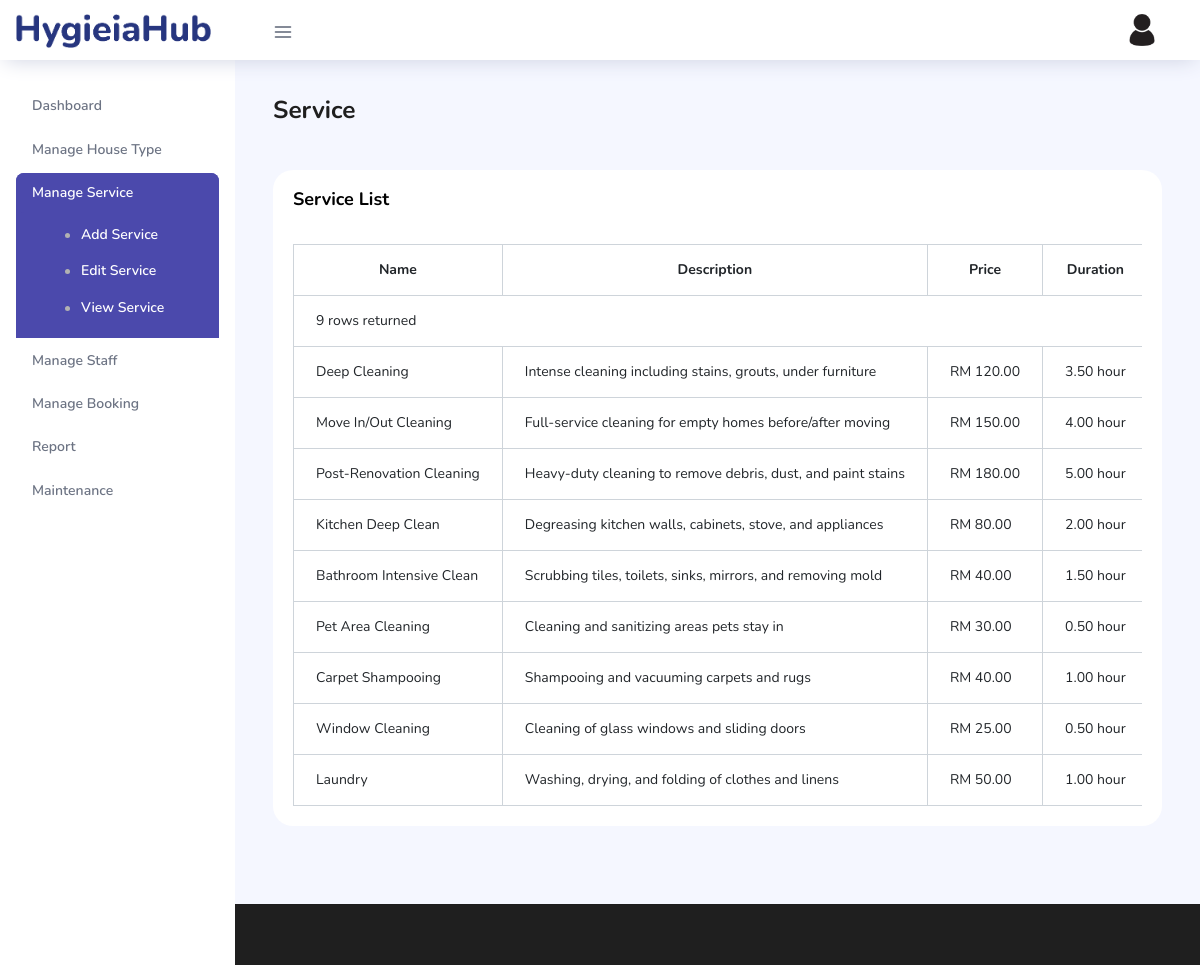
Screenshot of /staff/viewservice.php (signed in) with the database file from the repository.
### tables this page shows
CREATE TABLE `additional_service` (
  `service_id` int(11) NOT NULL AUTO_INCREMENT,
  `name` varchar(100) NOT NULL,
  `description` varchar(300) DEFAULT NULL,
  `price_RM` decimal(5,2) NOT NULL,
  `duration_hour` decimal(3,2) NOT NULL,
  PRIMARY KEY (`service_id`)
);

### staff/viewservice.php (the view, shortened to what this page needs)
<!DOCTYPE html>
<html lang="en">
<head>
    <link rel="stylesheet" href="../vendors/feather/feather.css">
    <link rel="stylesheet" href="../vendors/ti-icons/css/themify-icons.css">
    <link rel="stylesheet" href="../vendors/css/vendor.bundle.base.css">
    <link rel="stylesheet" href="../css/vertical-layout-light/style.css">
</head>
<body>
    <div class="container-scroller">
        <nav class="navbar col-lg-12 col-12 p-0 fixed-top d-flex flex-row">
            <div class="text-center navbar-brand-wrapper d-flex align-items-center justify-content-center">
                <a class="navbar-brand brand-logo mr-1" href="dashboard.php"><img src="..\images\HygieaHub logo.png" class="mr-1" alt="HygieiaHub logo" /></a>
            </div>
            <div class="navbar-menu-wrapper d-flex align-items-center justify-content-end">
                <button class="navbar-toggler navbar-toggler align-self-center" type="button" data-toggle="minimize">
                    <span class="icon-menu"></span>
                </button>
                <ul class="navbar-nav navbar-nav-right">
                    <li class="nav-item nav-profile dropdown">
                        <a class="nav-link dropdown-toggle" href="#" data-toggle="dropdown" id="profileDropdown">
                            <img src="..\images\profile picture.jpg" alt="profile" />
                        </a>
                    </li>
                </ul>
            </div>
        </nav>
        <div class="container-fluid page-body-wrapper">
            <nav class="sidebar sidebar-offcanvas" id="sidebar">
                <ul class="nav">
                    <li class="nav-item">
                        <a class="nav-link" href="dashboard.php">
                            <span class="menu-title">Dashboard</span>
                        </a>
                    </li>
                    <li class="nav-item">
                        <a class="nav-link" data-toggle="collapse" href="#manage-housetype" aria-expanded="false" aria-controls="manage-housetype">
                            <span class="menu-title">Manage House Type</span>
                            <i class="menu-arrow"></i>
                        </a>
                    </li>
                    <li class="nav-item">
                        <a class="nav-link" data-toggle="collapse" href="#manage-service" aria-expanded="false" aria-controls="manage-service">
                            <span class="menu-title">Manage Service</span>
                            <i class="menu-arrow"></i>
                        </a>
                        <div class="collapse" id="manage-service">
                            <ul class="nav flex-column sub-menu">
                                <li class="nav-item"> <a class="nav-link" href="addservice.php">Add Service</a></li>
                                <li class="nav-item"> <a class="nav-link" href="editservice.php">Edit Service</a></li>
                                <li class="nav-item"> <a class="nav-link" href="viewservice.php">View Service</a></li>
                            </ul>
                        </div>
                    </li>
                    <li class="nav-item">
                        <a class="nav-link" href="managestaff.php">
                            <span class="menu-title">Manage Staff</span>
                        </a>
                    </li>
                    <li class="nav-item">
                        <a class="nav-link" href="managebooking.php">
                            <span class="menu-title">Manage Booking</span>
                        </a>
                    </li>
                    <li class="nav-item">
                        <a class="nav-link" data-toggle="collapse" href="#report" aria-expanded="false" aria-controls="report">
                            <span class="menu-title">Report</span>
                            <i class="menu-arrow"></i>
                        </a>
                    </li>
                    <li class="nav-item">
                        <a class="nav-link" href="maintenance.php">
                            <span class="menu-title">Maintenance</span>
                        </a>
                    </li>
                </ul>
            </nav>
            <div class="main-panel">
                <div class="content-wrapper">
                    <div class="row">
                        <div class="col-md-12 grid-margin">
                            <h3 class="font-weight-bold">Service</h3>
                        </div>
                    </div>
                    <div class="row">
                        <div class="col-md-12 grid-margin stretch-card">
                            <div class="card">
                                <div class="card-body">
                                    <h4 class="card-title">Service List</h4>
                                    <div class="table-responsive pt-3">
                                        <table class="table table-bordered table-hover">
                                            <thead>
                                                <tr>
                                                    <th style="text-align: center;">Name</th>
                                                    <th style="text-align: center;">Description</th>
                                                    <th style="text-align: center;">Price</th>
                                                    <th style="text-align: center;">Duration</th>
                                                </tr>
                                            </thead>
                                            <tbody>
                                                <?php
                                                include '../dbconnection.php';
                                                $stmt_list = "SELECT name, description, price_RM, duration_hour FROM additional_service";
                                                $result = $conn->query($stmt_list);
                                                echo "<tr><td colspan='4'>" . $result->num_rows . " rows returned</td></tr>";
                                                if ($result->num_rows > 0) {
                                                    while ($row = $result->fetch_assoc()) {
                                                        echo "<tr>
                                                            <td>" . htmlspecialchars($row["name"]) . "</td>
                                                            <td>" . htmlspecialchars($row["description"]) . "</td>
                                                            <td>RM " . htmlspecialchars($row["price_RM"]) . "</td>
                                                            <td>" . htmlspecialchars($row["duration_hour"]) . " hour</td>
                                                        </tr>";
                                                    }
                                                } else {
                                                    echo "<tr><td colspan='4'>No services found</td></tr>";
                                                }
                                                ?>
                                            </tbody>
                                        </table>
                                    </div>
                                </div>
                            </div>
                        </div>
                    </div>
                </div>
                <footer class="footer"></footer>
            </div>
        </div>
    </div>
</body>
</html>

### rows the page displays
additional_service: name "Deep Cleaning", description "Intense cleaning including stains, grouts, under furniture", price_RM "120.00", duration_hour "3.50"
additional_service: name "Move In/Out Cleaning", description "Full-service cleaning for empty homes before/after moving", price_RM "150.00", duration_hour "4.00"
additional_service: name "Post-Renovation Cleaning", description "Heavy-duty cleaning to remove debris, dust, and paint stains", price_RM "180.00", duration_hour "5.00"
additional_service: name "Kitchen Deep Clean", description "Degreasing kitchen walls, cabinets, stove, and appliances", price_RM "80.00", duration_hour "2.00"
additional_service: name "Bathroom Intensive Clean", description "Scrubbing tiles, toilets, sinks, mirrors, and removing mold", price_RM "40.00", duration_hour "1.50"
additional_service: name "Pet Area Cleaning", description "Cleaning and sanitizing areas pets stay in", price_RM "30.00", duration_hour "0.50"
additional_service: name "Carpet Shampooing", description "Shampooing and vacuuming carpets and rugs", price_RM "40.00", duration_hour "1.00"
additional_service: name "Window Cleaning", description "Cleaning of glass windows and sliding doors", price_RM "25.00", duration_hour "0.50"
additional_service: name "Laundry", description "Washing, drying, and folding of clothes and linens", price_RM "50.00", duration_hour "1.00"

### other values shown
$result->num_rows "9"
